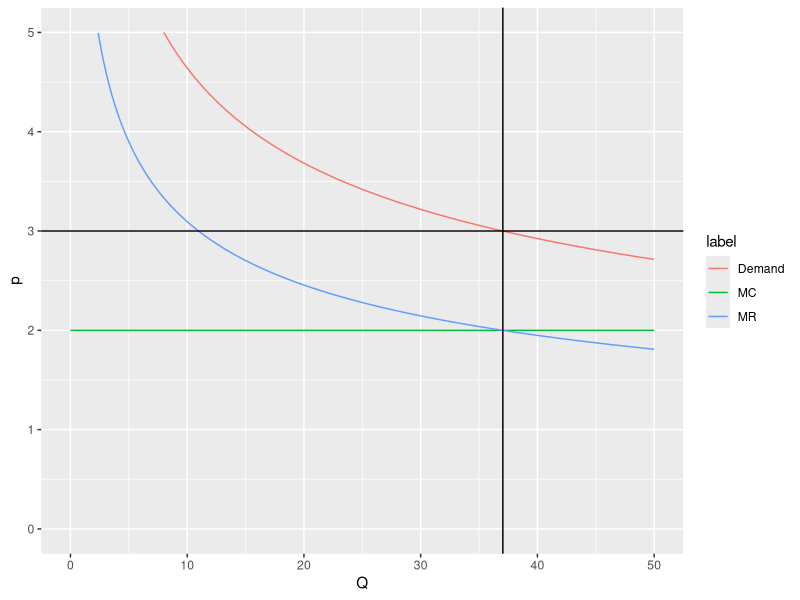
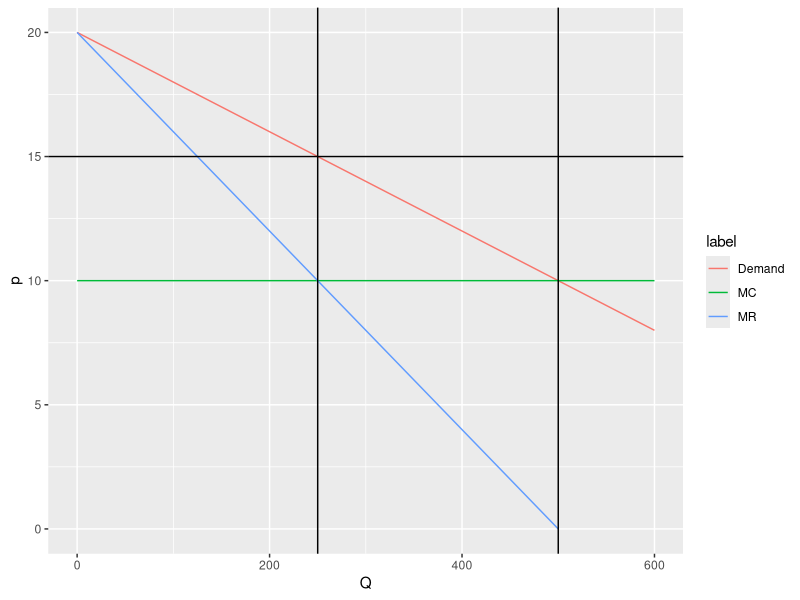
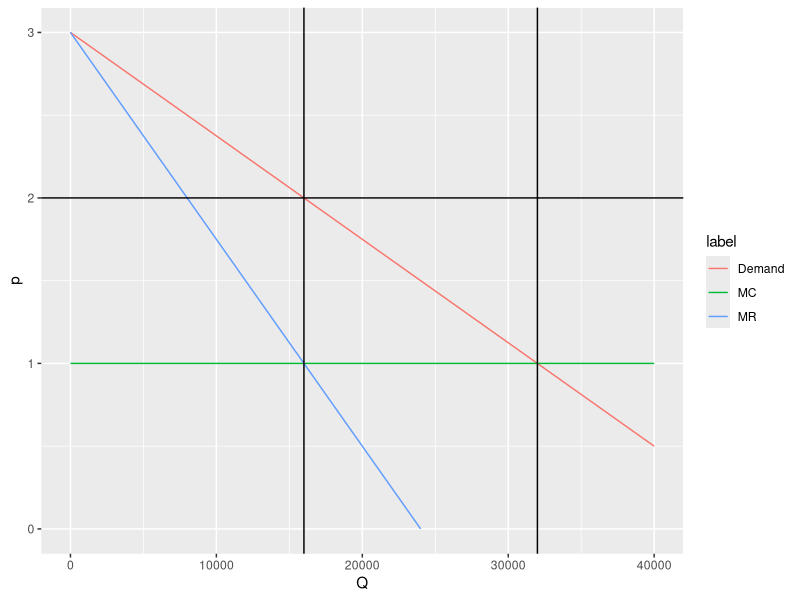
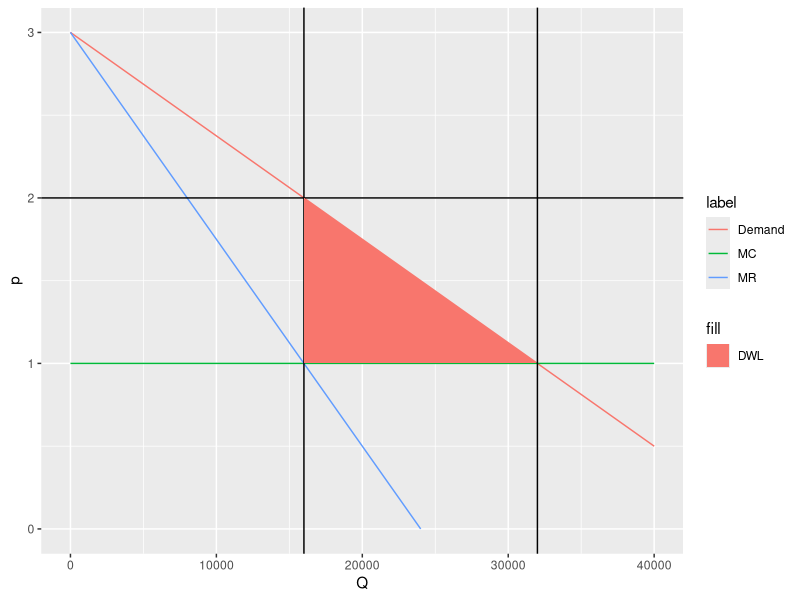

Here is the R script that generated these plots, in order:
## ---- chunk 1
library(tidyverse)
## ---- chunk 2
Q <- seq(0, 50, 0.01)
demand <- (Q / 1000) ^ (-1 / 3)
mc <- rep(2, length(Q))
mr <- (2 / 3) * (Q / 1000) ^ (-1 / 3)

data <- data.frame(Q = Q, p = demand, label = rep("Demand", length(Q)))
data <- data %>%
  rbind(data.frame(Q = Q, p = mc, label = rep("MC", length(Q))))
data <- data %>%
  rbind(data.frame(Q = Q, p = mr, label = rep("MR", length(Q))))


data %>%
  ggplot(aes(x = Q, y = p, color = label)) +
  geom_line() +
  geom_vline(xintercept = 37.04) +
  geom_hline(yintercept = 3) + 
  ylim(0, 5)
## ---- chunk 3
Q <- seq(0, 600, 0.1)
demand <- (1000 - Q) / 50
mc <- rep(10, length(Q))
mr <- (1000 - 2 * Q) / 50

data <- data.frame(Q = Q, p = demand, label = rep("Demand", length(Q)))
data <- data %>%
  rbind(data.frame(Q = Q, p = mc, label = rep("MC", length(Q))))
data <- data %>%
  rbind(data.frame(Q = Q, p = mr, label = rep("MR", length(Q))))


data %>%
  ggplot(aes(x = Q, y = p, color = label)) +
  geom_line() +
  geom_vline(xintercept = 500) +
  geom_vline(xintercept = 250) +
  geom_hline(yintercept = 15) + 
  ylim(0, 20)
## ---- chunk 4
Q <- seq(0, 40000, 1)
demand <- 3 - (Q / 16000)
mc <- rep(1, length(Q))
mr <- 3 - (Q / 8000)

data <- data.frame(Q = Q, p = demand, label = rep("Demand", length(Q)))
data <- data %>%
  rbind(data.frame(Q = Q, p = mc, label = rep("MC", length(Q))))
data <- data %>%
  rbind(data.frame(Q = Q, p = mr, label = rep("MR", length(Q))))


data %>%
  ggplot(aes(x = Q, y = p, color = label)) +
  geom_line() +
  geom_vline(xintercept = 32000) +
  geom_vline(xintercept = 16000) +
  geom_hline(yintercept = 2) + 
  ylim(0, 3)
## ---- chunk 5
region <- data.frame(Q = Q, mc = mc, demand = demand) %>%
  filter(16000 <= Q & Q <= 32000)


data %>%
  ggplot(aes(x = Q, y = p, color = label)) +
  geom_line() +
  geom_vline(xintercept = 32000) +
  geom_vline(xintercept = 16000) +
  geom_hline(yintercept = 2) +
  geom_ribbon(data=region, aes(x = Q, ymin = mc, ymax = demand, fill = "DWL"), inherit.aes = FALSE) +
  ylim(0, 3)
